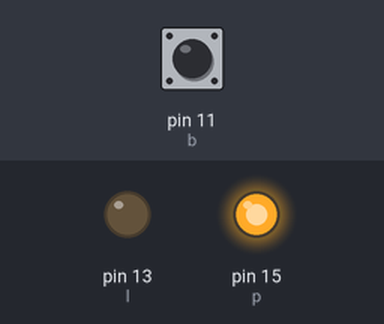
Bench run of a program on a simulated Raspberry Pi (header pin numbers). Parts: output pins drawn as LEDs (lit = HIGH). Inputs (shaded band) come from the test bench; at power-on: pin 11 (b) HIGH. What the program prints to the terminal is not drawn.

Above: at 1.2 s.
1.3 s: pin 11 (b) pulled LOW for 1 s
At 2.6 s:
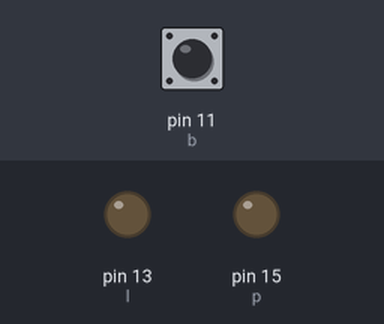
3.8 s: pin 11 (b) pulled LOW for 3.2 s
At 5.1 s:
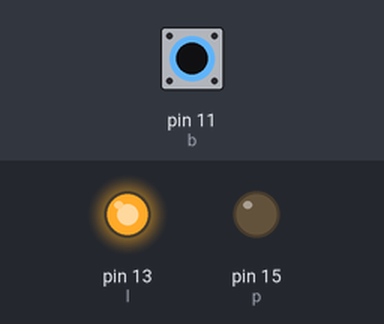
Timing chart, 0 to 6.8 s (numbered marks = the images above; inputs shaded):
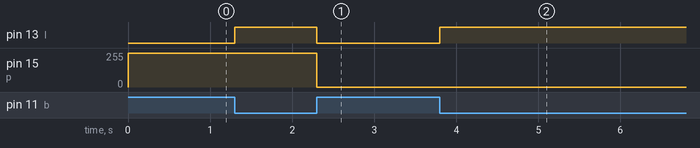

The program:

button.py
```python
import RPi.GPIO as GPIO
import time, traceback
print('Running button program')
GPIO.setmode(GPIO.BOARD)

b = 11
l = 13

GPIO.setup(b, GPIO.IN, pull_up_down=GPIO.PUD_UP)
GPIO.setup(l, GPIO.OUT)
GPIO.setup(15, GPIO.OUT)
p = GPIO.PWM(15, 50)
GPIO.output(l, 0)
GPIO.output(15, 1)
def buttonHandler(c):
    if GPIO.input(c):
        GPIO.output(l, 0)
    else:
        GPIO.output(l, 1)

def mainloop():
    while True:
        f = 1
        x = 10
        p.stop()
        GPIO.output(l, 0)
        while not GPIO.input(11):
            GPIO.output(l, 1)
            p.start(100)
            p.ChangeDutyCycle(90)
            p.ChangeFrequency(f)
            f += x
            if f > 15590:
                x = -10
            if f < 10:
                x = 10
            time.sleep(0.001)
try:
    buttonHandler(11)
    mainloop()
except KeyboardInterrupt:
    GPIO.cleanup()
    print('Keyboard Interrupt')
except:
    GPIO.cleanup()
    tb = traceback.print_exc()
    print(tb)
```

Measured:
- after the input at 1.3 s, pin 13 (l): LOW → HIGH at once, → LOW 1.0 s later; pin 15 (p): 255/255 → 0/255 after 1.0 s
- after the input at 3.8 s, pin 13 (l): LOW → HIGH at once
